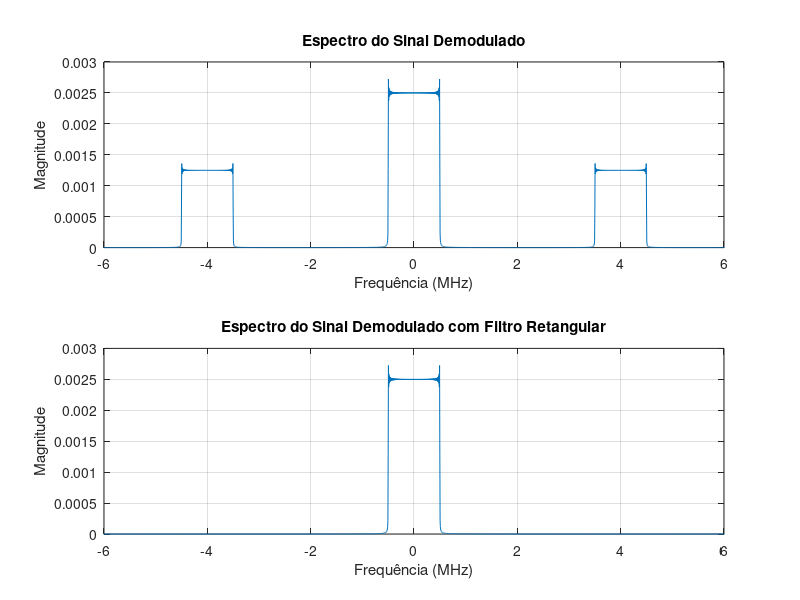

Source code (MATLAB):
% Definindo parâmetros
fc = 2e6; % Frequência da portadora em Hz (2 MHz)
fsamp = 50e6; % Frequência de amostragem em Hz (50 MHz)
t_end = 200e-6; % Tempo final em segundos (200 µs)

% Definindo o intervalo de tempo
t = linspace(0, t_end, round(t_end * fsamp)); % Vetor de tempo em segundos
x = (t * 1e6) - 100; % Argumento da função sinc centrado em 100 µs

% Calculando o sinal de mensagem
mt = sinc(x);

% Calculando a portadora
ct = cos(2 * pi * fc * t); % Tempo em segundos para a função cosseno

% Modulação do sinal de mensagem
st = mt .* ct;

% Demodulação do sinal modulado
rt = st .* ct; % Multiplicando o sinal modulado pela mesma portadora

% Calculando a FFT do sinal demodulado sem filtragem
N = length(rt);
Rt_fft = fftshift(fft(rt));

% Definindo o vetor de frequência
f = (-N/2:N/2-1)*(fsamp/N);

% Projetando um filtro retangular para a faixa de -2 MHz a 2 MHz
H = zeros(size(f));
H((f >= -2e6) & (f <= 2e6)) = 1;

% Aplicando o filtro ao espectro
Rt_fft_filtered = Rt_fft .* H;

% Normalizando a magnitude do espectro original e filtrado
Rt_fft = abs(Rt_fft) / N;
Rt_fft_filtered = abs(Rt_fft_filtered) / N;

% Plotando o espectro original e o filtrado
figure;
subplot(2, 1, 1);
plot(f / 1e6, Rt_fft);
xlim([-6 6]);
title('Espectro do Sinal Demodulado');
xlabel('Frequência (MHz)');
ylabel('Magnitude');
grid on;

subplot(2, 1, 2);
plot(f / 1e6, Rt_fft_filtered);
xlim([-6 6]);
title('Espectro do Sinal Demodulado com Filtro Retangular');
xlabel('Frequência (MHz)');
ylabel('Magnitude');
grid on;


